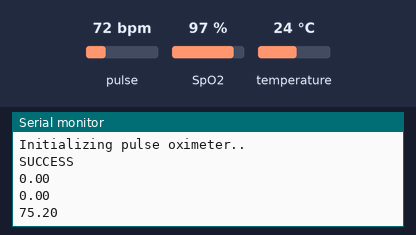
Recording of a sketch running on a simulated ESP8266 (NodeMCU). Parts: the last lines printed to the serial monitor. The test bench sets the inputs (shaded band); at power-on: pulse 72 bpm, temperature 24 °C, SpO2 97 %.

Above: at 1.2 s.
1.3 s: pulse set to 42 bpm
2.8 s: temperature set to 12 °C
At 3.9 s:
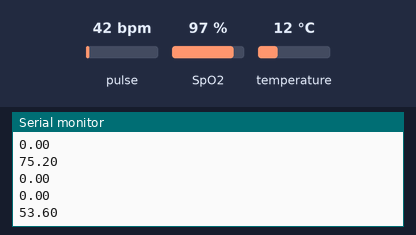
4.3 s: SpO2 set to 80 %
At 5.6 s:
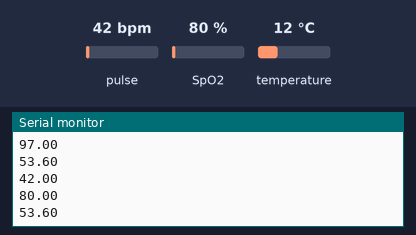
5.8 s: temperature set to 19 °C
At 6.7 s:
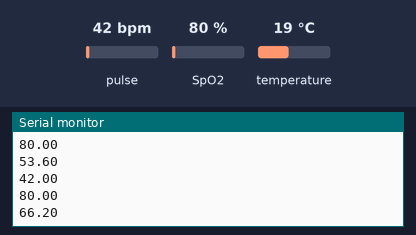
7.3 s: pulse set to 70 bpm
At 8.9 s:
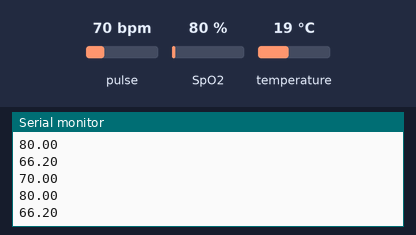
Timing chart, 0 to 9.8 s (numbered marks = the images above; inputs shaded):
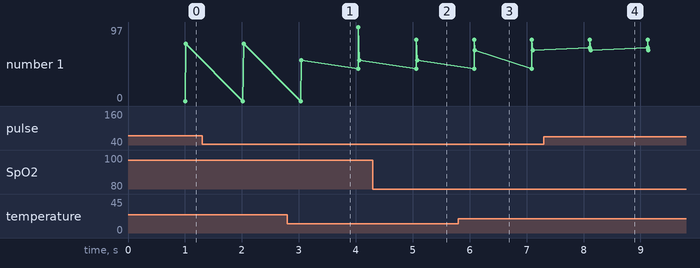

Measured:
- after the input at 2.8 s, the serial monitor: prints a new line after 0.25 s (image 1)
- after the input at 4.3 s, the serial monitor: prints a new line after 0.76 s (image 2)
- after the input at 5.8 s, the serial monitor: prints a new line after 0.29 s (image 3)
- after the input at 7.3 s, the serial monitor: prints a new line after 0.81 s (image 4)
- plotted number 1: 75.2 → 53.6 after the input at 2.8 s, 53.6 → 66.2 after the input at 5.8 s

The sketch:

final_project.ino
```cpp
#include <Wire.h>
#include "MAX30100_PulseOximeter.h"
// Load Wi-Fi library
// #include <ESP8266WiFi.h>
#include <ESP8266WebServer.h>
#include <OneWire.h>
#include <DallasTemperature.h>
// GPIO where the DS18B20 is connected to
const int oneWireBus = D4;
// Setup a oneWire instance to communicate with any OneWire devices
OneWire oneWire(oneWireBus);
// Pass our oneWire reference to Dallas Temperature sensor
DallasTemperature sensors(&oneWire);


#define REPORTING_PERIOD_MS     1000
float BPM, SpO2, temperature;

// Replace with your network credentials
const char* ssid     = "canon32";
const char* password = "raklipi123";

// Create a PulseOximeter object
// Connections : SCL PIN - D1 , SDA PIN - D2 , INT PIN - D0
PulseOximeter pox;
// Time at which the last beat occurred
uint32_t tsLastReport = 0;


// Callback routine is executed when a pulse is detected
void onBeatDetected() {
    // Serial.println("Beat!");
}

void setup() {
    Serial.begin(115200);
    //while(!Serial) { }


    Serial.println("Initializing pulse oximeter..");
    // Initialize sensor
    if (!pox.begin()) {
        Serial.println("POX-FAILED");
        for(;;);
    } else {
        Serial.println("SUCCESS");

    }

    // Configure sensor to use 7.6mA for LED drive
    pox.setIRLedCurrent(MAX30100_LED_CURR_7_6MA);
    //pox.setIRLedCurrent(MAX30100_LED_CURR_11MA);
    // pox.setIRLedCurrent(MAX30100_LED_CURR_14_2MA);
    // pox.setIRLedCurrent(MAX30100_LED_CURR_17_4MA);
    // pox.setIRLedCurrent(MAX30100_LED_CURR_24MA);


    // Register a callback routine
    pox.setOnBeatDetectedCallback(onBeatDetected);


sensors.begin();
}

void loop() {


  pox.update();
    // Grab the updated heart rate and SpO2 levels

    if (millis() - tsLastReport > REPORTING_PERIOD_MS) {
      // Read from the sensor

        BPM = pox.getHeartRate();
        SpO2 = pox.getSpO2();
        Serial.println(BPM);

        Serial.println(SpO2);


    sensors.setWaitForConversion(false);
    sensors.requestTemperatures();
    sensors.setWaitForConversion(true);
  float temperatureF = sensors.getTempFByIndex(0);
  //float temperatureF = sensors.getTempFByIndex(0);
  temperature = temperatureF;

  Serial.println(temperatureF);

  //Serial.print(temperatureF);
  //Serial.println("*F");


        tsLastReport = millis();
    }


}
```
